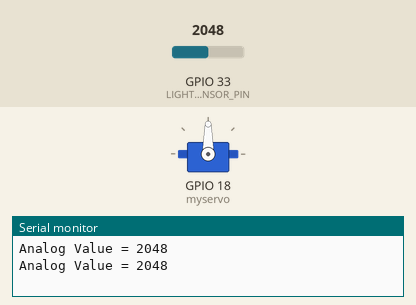
Recording of a sketch running on a simulated ESP32. Shown: servo, the last lines printed to the serial monitor. The test bench sets the inputs (shaded band); at power-on: GPIO 33 (LIGHT_SENSOR_PIN) = 2048.

Above: at 1.8 s.
1.9 s: GPIO 33 (LIGHT_SENSOR_PIN) set to 364
3.4 s: GPIO 33 (LIGHT_SENSOR_PIN) set to 329
At 4.8 s:
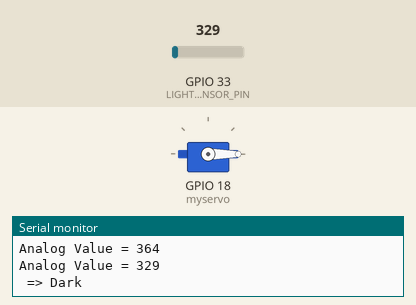
Timing chart, 0 to 13.5 s (numbered marks = the images above; inputs shaded):
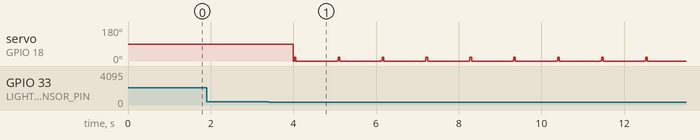

The sketch:

ldr_and_servo.ino
```cpp
#include <ESP32Servo.h>
#define LIGHT_SENSOR_PIN 33  // ESP32 pin GIOP33 (ADC0)
Servo myservo;               // create servo object to control a servo
// twelve servo objects can be created on most boards
int pos = 30;

void setup() {
  Serial.begin(9600);
  myservo.attach(18);
}

void loop() {
  int analogValue = analogRead(LIGHT_SENSOR_PIN);

  Serial.print("Analog Value = ");
  Serial.print(analogValue);
  Serial.println();


  if (analogValue < 350) {
    Serial.println(" => Dark");

    for (pos = 0; pos <= 30; pos += 1) {  // goes from 0 degrees to 180 degrees
      // in steps of 1 degree
      myservo.write(pos);  // tell servo to go to position in variable 'pos'
      delay(1);            // waits 15ms for the servo to reach the position
    }
    for (pos = 30; pos >= 0; pos -= 1) {  // goes from 180 degrees to 0 degrees
      myservo.write(pos);                 // tell servo to go to position in variable 'pos'
      delay(1);                           // waits 15ms for the servo to reach the position
    }

  }

  // else if (analogValue < 2000) {
  //   Serial.println(" => Dim");


  // } else if (analogValue < 2500) {
  //   Serial.println(" => Light");
  // } else if (analogValue < 4000) {
  //   Serial.println(" => Bright");
  // } else {
  //   Serial.println(" => Very bright");
  // }

  delay(1000);
}
```

Measured:
- the behaviour switches between 350 and 349 on GPIO 33 (LIGHT_SENSOR_PIN) (found by bisection; images 0 and 1)
